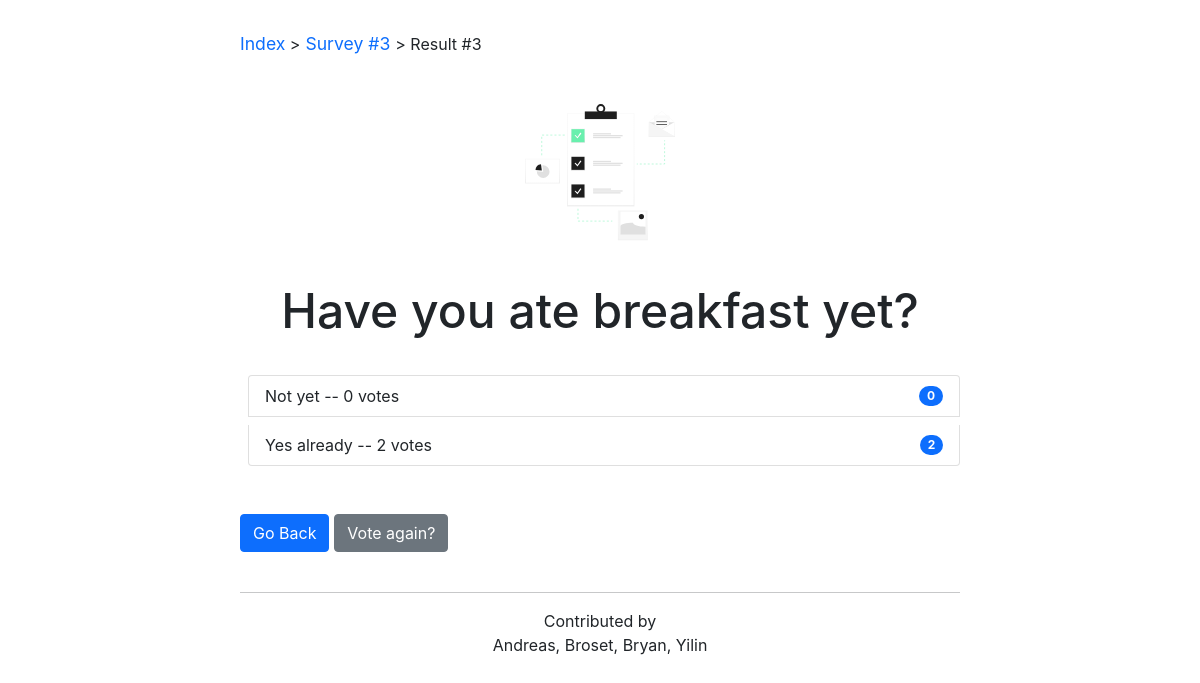
Screenshot of /polls/3/results/ with the database file from the repository.
### polls/models.py (models this page shows, shortened)
class Question(models.Model):
    question_text = models.CharField(max_length=200)
    pub_date = models.DateTimeField('date published')

class Choice(models.Model):
    question = models.ForeignKey(Question, on_delete=models.CASCADE)
    choice_text = models.CharField(max_length=200)
    votes = models.IntegerField(default=0)

### polls/views.py (the view)
# urls.py: path('<int:pk>/results/', views.ResultsView.as_view(), name='results'),
class ResultsView(generic.DetailView):
    model = Question
    template_name = 'polls/results.html'

### polls/templates/polls/results.html
{% extends "polls/base.html" %}
{% block currPage %} <a href="{% url 'polls:index' %}">Index</a> ><a href="{% url 'polls:detail' question.id %}"> Survey #{{question.id}} </a> > Result #{{question.id}}    {% endblock %}
{% block heading1%} {{question.question_text}} {% endblock %}
{% block mainbody %}
<ul class="list-group margin-top">
{% for choice in question.choice_set.all %}
<li class="list-group-item d-flex justify-content-between align-items-center">{{ choice.choice_text }} -- {{ choice.votes }}
vote{{ choice.votes|pluralize }}
<span class="badge bg-primary rounded-pill"> {{choice.votes}} </span>
</li>
{% endfor %}
</ul>
<div class="margin-top d-grid gap-2 d-md-block">
    <a href="{% url 'polls:index' %}"> <button class="btn btn-primary" type="button"> Go Back </button> </a>
    <a class="btn btn-secondary" href="{% url 'polls:detail' question.id %}">Vote
again?</a>
</div>
{% endblock %}

### polls/static/polls/style.css (style rules this page uses)
:root { -moz-tab-size: 4; -o-tab-size: 4; tab-size: 4; }
html { line-height: 1.15; -webkit-text-size-adjust: 100%; }
html { -webkit-font-smoothing: antialiased; -moz-osx-font-smoothing: grayscale; }
body { font-family: Inter, ui-sans-serif, system-ui, -apple-system, BlinkMacSystemFont, Segoe UI, Roboto, Helvetica Neue, Arial, Noto Sans, sans-serif, Apple Color Emoji, Segoe UI Emoji, Segoe UI Symbol, Noto Color Emoji; margin: 2em 2em 2em 2em; background-color: #FFF; }
ul, li { margin: 0em 0em 0.5em 0.5em; padding: 0; }
a { font-size: 1.1rem; line-height: 1.55rem; text-decoration: inherit; }
.margin-top { margin: 5vh 0 0 0; }
@media (min-width: 1024px) { body { margin: 2em 20vw 2em 20vw; } }

### rows the page displays
Question: id "3", question_text "Have you ate breakfast yet?"
Choice: choice_text "Not yet", votes "0"
Choice: choice_text "Yes already", votes "2"
